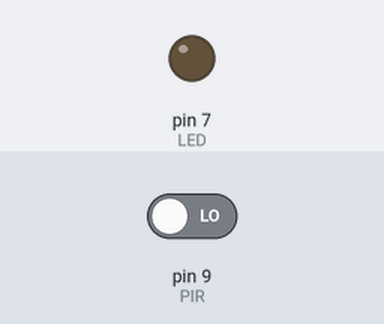
This sketch was run on a simulated Arduino Uno, built with avr-gcc and run on an emulated ATmega328P. Parts: output pins drawn as LEDs (lit = HIGH). The inputs (shaded band) are chosen by the test bench; at power-on: pin 9 (PIR) LOW.

Above: at 1.2 s.
1.3 s: pin 9 (PIR) driven HIGH
At 2.5 s:
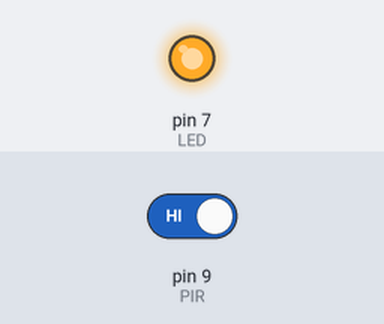
2.8 s: pin 9 (PIR) driven LOW
At 3.8 s:
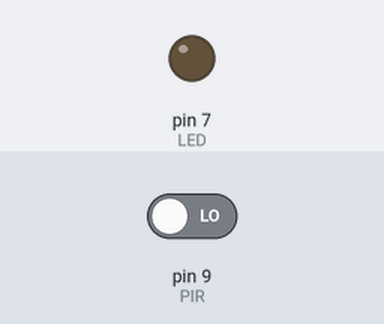
Timing chart, 0 to 5.8 s (numbered marks = the images above; inputs shaded):
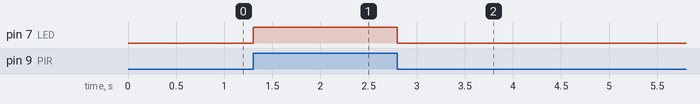

The sketch:

PIR.ino
```cpp
const int LED=7;
const int PIR=9;
void setup()
{
pinMode(LED,OUTPUT);
pinMode(PIR,INPUT);
}

void loop()
{
int sensor_input = digitalRead(9);
if(sensor_input == 1)
{
  digitalWrite(LED,HIGH);
}
else
{
digitalWrite(LED,LOW);
}
}
```

Measured:
- after the input at 1.3 s, pin 7 (LED): LOW → HIGH at once
- after the input at 2.8 s, pin 7 (LED): HIGH → LOW at once
